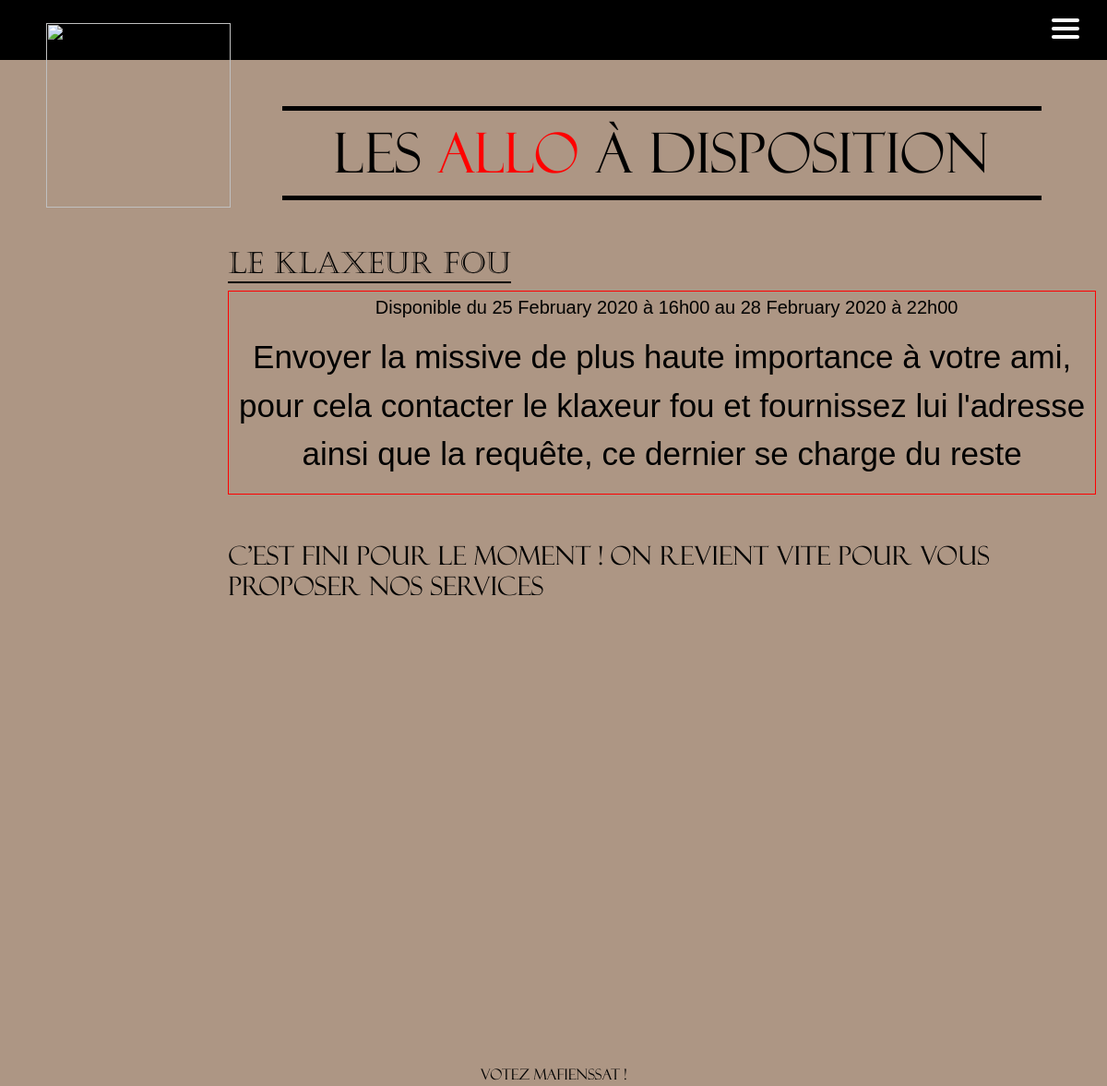
The app's page /home_allos/allos/, older data.
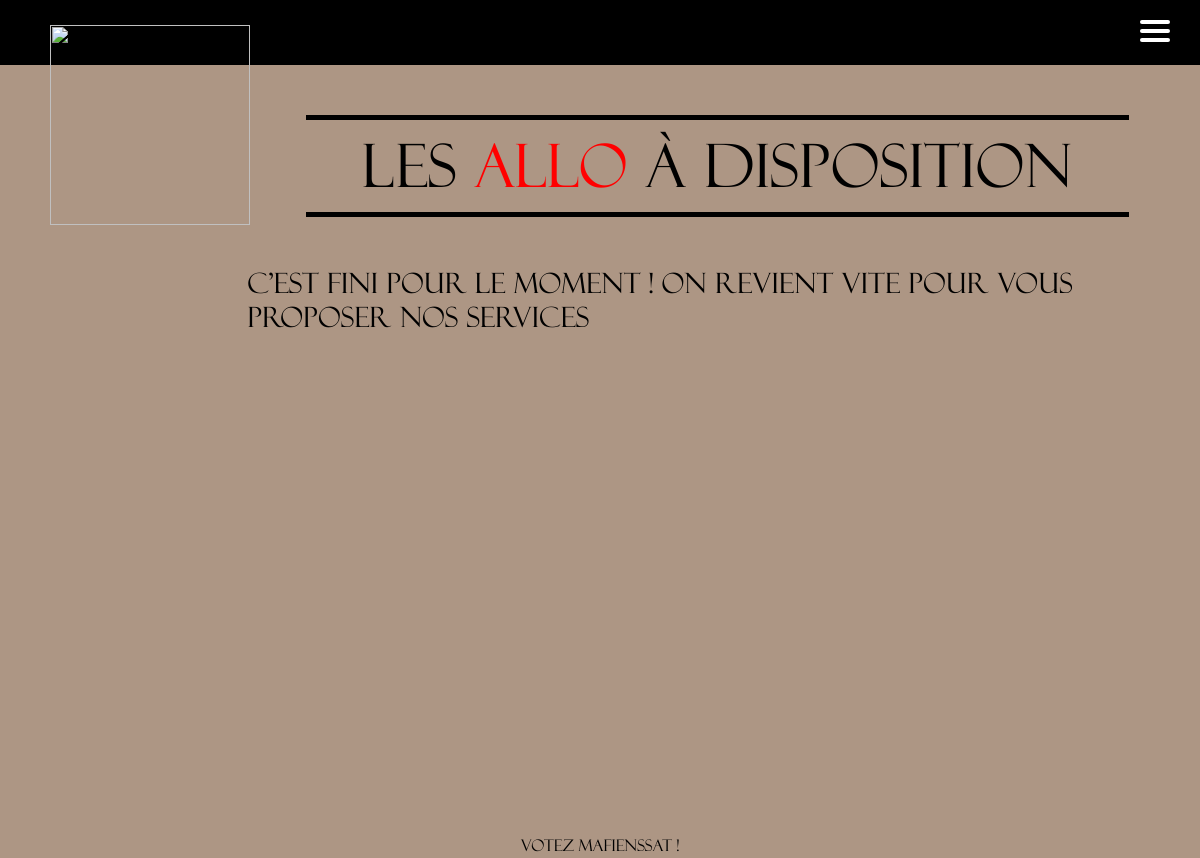
The same page, newer data.
### main_app/models.py (models this page shows)
class Allos(models.Model):
    id = models.AutoField(primary_key=True, unique=True)
    TYPE = (
        ('A', 'Bières'),
        ('B', 'Goûter'),
        ('C', 'P\'tit dej'),
        ('D', 'Ménage'),
        ('E', 'Car wash'),
        ('F', 'Le klaxeur fou'),
        ('G', 'Cuisine'),
        ('H', 'Courses')
    )
    allo_type = models.CharField(max_length=1, choices=TYPE, blank=True, help_text='Which type of allo')
    start_date = models.DateTimeField(help_text='YYYY-MM-DD HH:MM:SS')
    end_date = models.DateTimeField(help_text='YYYY-MM-DD HH:MM:SS')
    description = models.CharField(max_length=1024)
    visible = models.BooleanField(default=False)
    closed_allo = models.BooleanField(default=False)

### main_app/views.py (the view)
# urls.py: path("home_allos/allos/", views.allos, name="allos"),
def allos(request):
    try:
        user = User.objects.get(pk=request.user.id)
    except User.DoesNotExist:
        user = None
    if user is not None:
        try:
            registered_allo = AllosRegistration.objects.filter(user_id=user)
        except AllosRegistration.DoesNotExist:
            registered_allo = None
        if registered_allo is not None:
            ids = []
            for a in registered_allo:
                ids.append(a.allo_id.id)
            unregistered_allos = Allos.objects.exclude(id__in=ids)
        else:
            unregistered_allos = Allos.objects.all()
    else:
        unregistered_allos = Allos.objects.all()
    return render(request, 'allos/allos.html', {'user': user, 'allos': unregistered_allos})

### templates/allos/allos.html (shortened to what this page needs)
{% extends 'main.html' %}
{% block content %}
{% load bootstrap5 %}
{% bootstrap_css %}
{% load static %}
{% include 'nav.html' %}
<div class="container-fluid" id="event_page_id">
    <img class="logo_loco" width="350px" height="350px" src="{% static 'img/logodeloco.png' %}">
    <div id="next-event">
        <h1>Les <span>Allo</span> à disposition</h1>
    </div>
    {% for allo in allos %}
        {% if allo.visible and not allo.closed_allo %}
            <div id="next-event-object">
                <div class="row">
                    <div class="col">
                        <div class="name_date">
                            <h2 style="border-bottom: black 2px solid">{{ allo.get_allo_type_display }}</h2>
                        </div>
                    </div>
                    <div class="col button_event" style="margin-bottom: 10px;">
                    </div>
                </div>
                <div id="description_event">
                    <h5 style="margin-top: 5px; margin-left: 10px">Disponible du {{allo.start_date | date:"d"}} {{allo.start_date  | date:"F"}} {{allo.start_date  | date:"o"}} à {{allo.start_date | date:"H"}}h{{allo.start_date | date:"i"}} au {{allo.end_date | date:"d"}} {{allo.end_date  | date:"F"}} {{allo.end_date  | date:"o"}} à {{allo.end_date | date:"H"}}h{{allo.end_date | date:"i"}}</h5>
                    <p>{{allo.description}}</p>
                </div>
            </div>
        {% endif %}
    {% endfor %}
    <h3 id="end_allo">C'est fini pour le moment ! On revient vite pour vous proposer nos services</h3>
    <div id="vote_mafienssat_event">
        <p style="text-align:center; margin:0; color:black">Votez Mafienssat !</p>
    </div>
</div>
{% endblock %}

Row changes from the older to the newer data that the page shows:
removed Allos: allo_type "Le klaxeur fou", start_date "25", start_date "February", start_date "2020", start_date "16", start_date "00", end_date "28", end_date "February", end_date "2020", end_date "22", end_date "00", description "Envoyer la missive de plus haute importance à votre ami, pour cela contacter le klaxeur fou et fournissez lui l'adresse ainsi que la requête, ce dernier se charge du reste"
